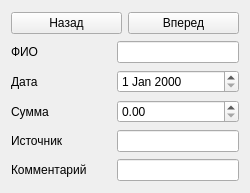
<?xml version="1.0" encoding="UTF-8"?>
<ui version="4.0">
 <class>DebitWidget</class>
 <widget class="QWidget" name="DebitWidget">
  <property name="geometry">
   <rect>
    <x>0</x>
    <y>0</y>
    <width>250</width>
    <height>193</height>
   </rect>
  </property>
  <property name="windowTitle">
   <string>Form</string>
  </property>
  <layout class="QGridLayout" name="gridLayout">
   <item row="0" column="0" colspan="2">
    <layout class="QHBoxLayout" name="horizontalLayout">
     <item>
      <widget class="QPushButton" name="previousButton">
       <property name="text">
        <string>Назад</string>
       </property>
      </widget>
     </item>
     <item>
      <widget class="QPushButton" name="nextButton">
       <property name="text">
        <string>Вперед</string>
       </property>
      </widget>
     </item>
    </layout>
   </item>
   <item row="1" column="0">
    <widget class="QLabel" name="label">
     <property name="minimumSize">
      <size>
       <width>100</width>
       <height>0</height>
      </size>
     </property>
     <property name="text">
      <string>ФИО</string>
     </property>
    </widget>
   </item>
   <item row="1" column="1">
    <widget class="QLineEdit" name="fullNameEdit"/>
   </item>
   <item row="2" column="0">
    <widget class="QLabel" name="label_2">
     <property name="minimumSize">
      <size>
       <width>100</width>
       <height>0</height>
      </size>
     </property>
     <property name="text">
      <string>Дата</string>
     </property>
    </widget>
   </item>
   <item row="2" column="1">
    <widget class="QDateEdit" name="dateEdit"/>
   </item>
   <item row="3" column="0">
    <widget class="QLabel" name="label_3">
     <property name="minimumSize">
      <size>
       <width>100</width>
       <height>0</height>
      </size>
     </property>
     <property name="text">
      <string>Сумма</string>
     </property>
    </widget>
   </item>
   <item row="3" column="1">
    <widget class="QDoubleSpinBox" name="valueSpinBox">
     <property name="maximum">
      <double>100000000.000000000000000</double>
     </property>
    </widget>
   </item>
   <item row="4" column="0">
    <widget class="QLabel" name="label_4">
     <property name="minimumSize">
      <size>
       <width>100</width>
       <height>0</height>
      </size>
     </property>
     <property name="text">
      <string>Источник</string>
     </property>
    </widget>
   </item>
   <item row="4" column="1">
    <widget class="QLineEdit" name="revenueSourceEdit"/>
   </item>
   <item row="5" column="0">
    <widget class="QLabel" name="label_5">
     <property name="minimumSize">
      <size>
       <width>100</width>
       <height>0</height>
      </size>
     </property>
     <property name="text">
      <string>Комментарий</string>
     </property>
    </widget>
   </item>
   <item row="5" column="1">
    <widget class="QLineEdit" name="commentEdit"/>
   </item>
  </layout>
 </widget>
 <resources/>
 <connections/>
</ui>
